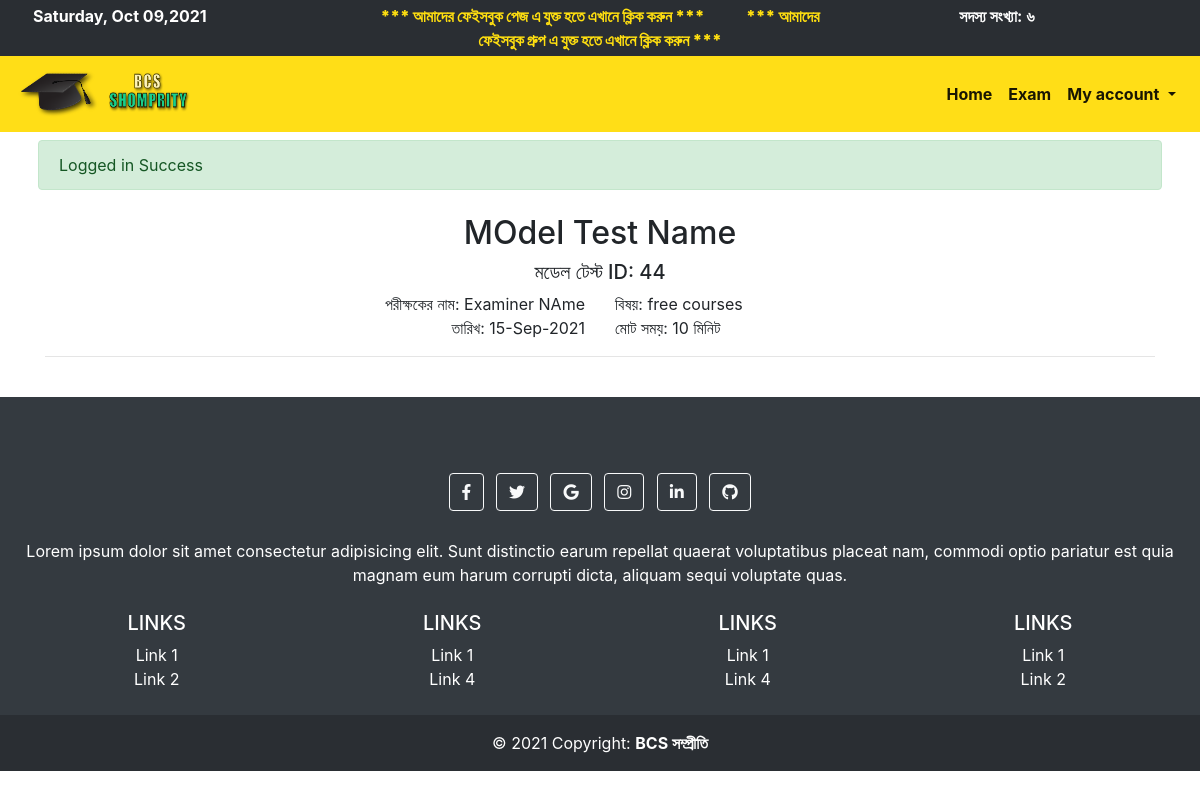
Page /student/model_exam.php?id=44 (signed in) on the committed database.
### tables this page shows
CREATE TABLE `model_test` (
  `id` int(11) NOT NULL,
  `user_id` int(11) NOT NULL,
  `model_test_name` varchar(100) NOT NULL,
  `model_test_examiner_name` varchar(100) NOT NULL,
  `positive_mark` float NOT NULL,
  `negative_mark` float NOT NULL,
  `model_test_date` varchar(100) NOT NULL,
  `duration` int(11) NOT NULL,
  `model_set` varchar(100) DEFAULT NULL,
  `course_id` int(11) DEFAULT NULL,
  `payment` int(11) DEFAULT NULL,
  `pinned` int(11) DEFAULT NULL,
  `secure_pin` varchar(100) DEFAULT NULL,
  `image_name` varchar(100) DEFAULT NULL,
  `image_type` varchar(100) DEFAULT NULL,
  `participants` int(11) DEFAULT NULL,
  `finished` int(11) DEFAULT NULL,
  `total_questions` int(11) DEFAULT NULL,
  `created_at` timestamp NULL DEFAULT current_timestamp(),
  `banner_payment_amount` varchar(100) DEFAULT NULL,
  `banner_medium` varchar(100) DEFAULT NULL,
  `banner_action` tinyint(1) NOT NULL DEFAULT 0,
  `banner_payment_number` varchar(100) DEFAULT NULL
);

CREATE TABLE `create_course` (
  `id` int(100) NOT NULL,
  `user_id` int(11) NOT NULL,
  `course_name` varchar(100) NOT NULL,
  `payment_status` tinyint(1) NOT NULL DEFAULT 0,
  `payment_amount` int(255) DEFAULT NULL,
  `register_student` int(255) DEFAULT 0,
  `created_exams` int(255) DEFAULT 0,
  `created_at` timestamp NOT NULL DEFAULT current_timestamp()
);

### link/dbname.php (called while the page is built, shortened)
<?php
$CREATE_COURSE = 'create_course';
$MODEL_TEST = 'model_test';

### student/model_exam.php (the view, shortened to what this page needs)
<?php include 'toplayout.php';
if (!isset ($_GET['id']) ) {
  $model_test_id = "not_found";
} else {
  $model_test_id  = intval($_GET['id']);
}
$database_start_date = returnSingleValue($MODEL_TEST,'model_test_date','id',$model_test_id);
$totalNumberOfRowsExists = TotalNumberOfRowsWhere($MODEL_TEST,'id',$model_test_id);
if($model_test_id=='not_found' || $totalNumberOfRowsExists==0){
  set_message('<div class="container p-2">
  <p class="alert alert-warning alert-dismissible" id="message">This model test is not available</p>
  </div>');
  echo "<script type='text/javascript'> document.location = 'exams'; </script>";
}else {
  $model_test_data = all_by_SPECIFIC_ID($MODEL_TEST,'id',$model_test_id);
}
$model_test_pinned = returnSingleValue($MODEL_TEST,'pinned','id',$model_test_id);
?>
<?php  foreach ($model_test_data  as $row) { ?>
<div class="container">
    <div class="row" align="center">
        <div class="col-sm-12 ">
            <h2><?php echo $row['model_test_name']; ?></h2>
            <h5>মডেল টেস্ট ID: <?php echo $row['id']; ?> </h5>
        </div>
        <div class="col-sm-6 question_description_left">
            পরীক্ষকের নাম: <?php echo $row['model_test_examiner_name']; ?> <br>
            তারিখ: <?php echo stringToDate($row['model_test_date']); ?>
        </div>
        <div class="col-sm-6 question_description_right">
            <?php if(!empty($row['course_id'])){?>
            বিষয়: <?php echo returnSingleValue($CREATE_COURSE,'course_name','id',$row['course_id']) ?> <br>
            <?php } ?>
            <div id="exam_duration" data-value="<?php echo $row['duration']; ?>">
                মোট সময়: <?php echo $row['duration']; ?> মিনিট
            </div>
        </div>
    </div>
    <hr>
                    <?php } ?>
</div>
<br>
<?php include 'bottomlayout.php'; ?>

### rows in the picture
model_test: model_test_name "MOdel Test Name", id "44", model_test_examiner_name "Examiner NAme", model_test_date "15-Sep-2021", course.course_name "free courses", duration "10"

### other values in the picture
englishToBangla($totalmember) "৬"
$_SESSION['message'] "Logged in Success"
